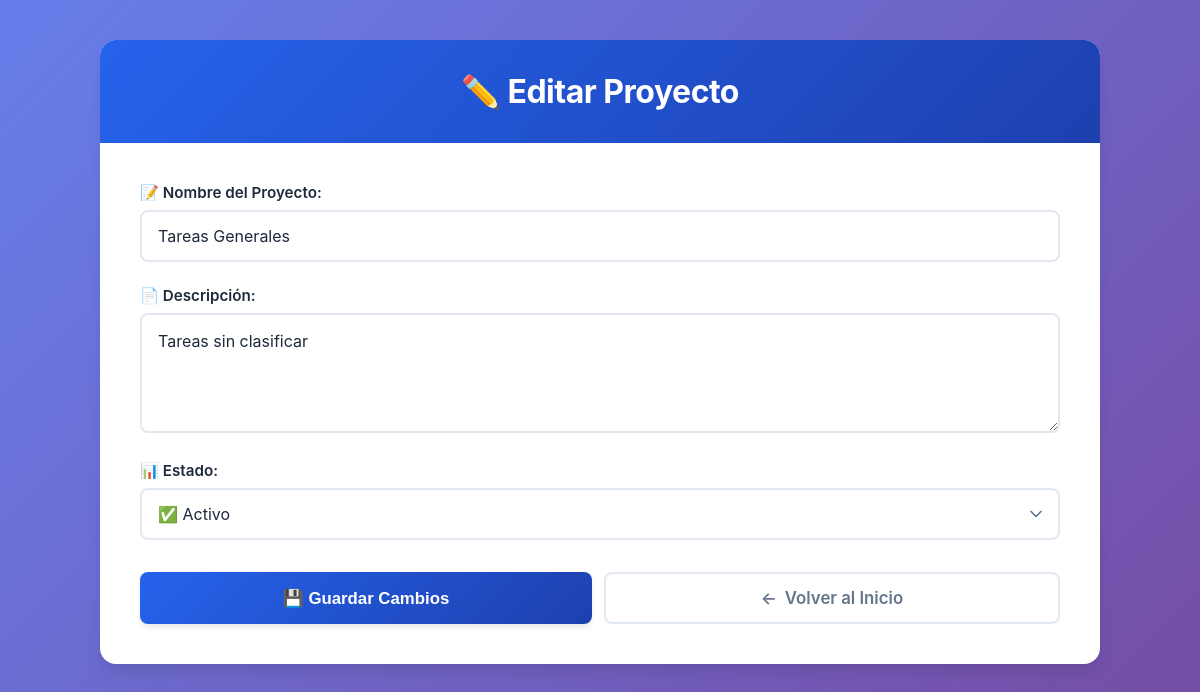
Page /proyecto/editar/0 on the committed database.
### tables this page shows
CREATE TABLE proyectos (
            id INTEGER PRIMARY KEY AUTOINCREMENT,
            nombre TEXT NOT NULL,
            descripcion TEXT,
            fecha_inicio TEXT,
            estado TEXT
        );

### app.py (the view, shortened to what this page needs)
@app.route('/proyecto/editar/<int:proyecto_id>', methods=['GET', 'POST'])
def editar_proyecto_web(proyecto_id):
    proyecto = db_manager.obtener_proyecto_por_id(proyecto_id)
    return render_template('formulario_edicion_proyecto.html', proyecto=proyecto)

### src/database.py (called while the page is built)
def get_connection():
    conn = sqlite3.connect(DATABASE_NAME)
    conn.row_factory = sqlite3.Row
    return conn

    def obtener_proyecto_por_id(self, proyecto_id: int) -> Proyecto:
        conn = get_connection()
        cursor = conn.cursor()
        cursor.execute("SELECT * FROM proyectos WHERE id=?", (proyecto_id,))
        fila = cursor.fetchone()
        conn.close()
        if fila:
            proyecto = Proyecto(
                nombre=fila['nombre'],
                descripcion=fila['descripcion'],
                id=fila['id'],
                estado=fila['estado']
            )
            return proyecto
        return None

### templates/formulario_edicion_proyecto.html (shortened to what this page needs)
<!DOCTYPE html>
<html lang="es">
<head>
    <link rel="stylesheet" href="{{ url_for('static', filename='styles.css') }}">
</head>
<body>
    <div class="container">
        <h1>✏️ Editar Proyecto</h1>
        <div class="form-wrapper">
            <form class="single-column-form" method="POST" action="{{ url_for('editar_proyecto_web', proyecto_id=proyecto._id) }}">
                <div class="form-group">
                    <label for="nombre">📝 Nombre del Proyecto:</label>
                    <input type="text" id="nombre" name="nombre" value="{{ proyecto._nombre }}" required placeholder="Ej: Desarrollo Web">
                </div>
                <div class="form-group">
                    <label for="descripcion">📄 Descripción:</label>
                    <textarea id="descripcion" name="descripcion" placeholder="Describe brevemente el proyecto...">{{ proyecto._descripcion }}</textarea>
                </div>
                <div class="form-group">
                    <label for="estado">📊 Estado:</label>
                    <select id="estado" name="estado">
                        <option value="Activo" {% if proyecto._estado == 'Activo' %}selected{% endif %}>✅ Activo</option>
                    </select>
                </div>
                <div class="button-group">
                    <button type="submit" class="submit-button">💾 Guardar Cambios</button>
                    <a href="{{ url_for('index') }}" class="back-link">
                        <span>←</span>
                        <span>Volver al Inicio</span>
                    </a>
                </div>
            </form>
        </div>
    </div>
</body>
</html>

### static/styles.css (style rules this page uses)
:root { --primary-color: #2563eb; --primary-dark: #1e40af; --success-color: #10b981; --danger-color: #ef4444; --warning-color: #f59e0b; --bg-gray: #f8fafc; --border-gray: #e2e8f0; --text-primary: #1e293b; --text-secondary: #64748b; --shadow-sm: 0 1px 2px 0 rgba(0, 0, 0, 0.05); --shadow-md: 0 4px 6px -1px rgba(0, 0, 0, 0.1); --shadow-lg: 0 10px 15px -3px rgba(0, 0, 0, 0.1); }
* { margin: 0; padding: 0; box-sizing: border-box; }
body { font-family: -apple-system, BlinkMacSystemFont, 'Segoe UI', Roboto, 'Helvetica Neue', Arial, sans-serif; background: linear-gradient(135deg, #667eea 0%, #764ba2 100%); min-height: 100vh; padding: 40px 20px; color: var(--text-primary); }
.container { max-width: 1000px; margin: 0 auto; background: white; border-radius: 16px; box-shadow: var(--shadow-lg); overflow: hidden; }
h1 { background: linear-gradient(135deg, var(--primary-color), var(--primary-dark)); color: white; padding: 32px 40px; margin: 0; font-size: 2em; font-weight: 700; text-align: center; letter-spacing: -0.5px; }
.form-wrapper { padding: 40px; }
.form-group { margin-bottom: 24px; }
.form-group label { display: block; margin-bottom: 8px; font-weight: 600; color: var(--text-primary); font-size: 0.95em; }
.form-group input, .form-group textarea, .form-group select { width: 100%; padding: 14px 16px; font-size: 1rem; border: 2px solid var(--border-gray); border-radius: 8px; box-sizing: border-box; transition: all 0.3s ease; font-family: inherit; color: var(--text-primary); background-color: white; }
.form-group textarea { min-height: 120px; resize: vertical; line-height: 1.6; }
.form-group select { cursor: pointer; appearance: none; background-repeat: no-repeat; background-position: right 12px center; background-size: 20px; padding-right: 40px; }
.button-group { display: flex; gap: 12px; margin-top: 32px; flex-wrap: wrap; }
.submit-button { flex: 1; background: linear-gradient(135deg, var(--primary-color), var(--primary-dark)); color: white; padding: 14px 24px; border: none; border-radius: 8px; cursor: pointer; font-size: 1.05rem; font-weight: 600; transition: all 0.3s ease; box-shadow: var(--shadow-md); min-width: 150px; }
.back-link { flex: 1; display: inline-flex; align-items: center; justify-content: center; gap: 8px; padding: 14px 24px; color: var(--text-secondary); text-decoration: none; border: 2px solid var(--border-gray); border-radius: 8px; font-weight: 600; font-size: 1.05rem; transition: all 0.3s ease; background: white; min-width: 150px; }
.container { animation: slideIn 0.4s ease-out; }

### rows in the picture
proyectos: nombre "Tareas Generales", descripcion "Tareas sin clasificar", estado "✅ Activo"
